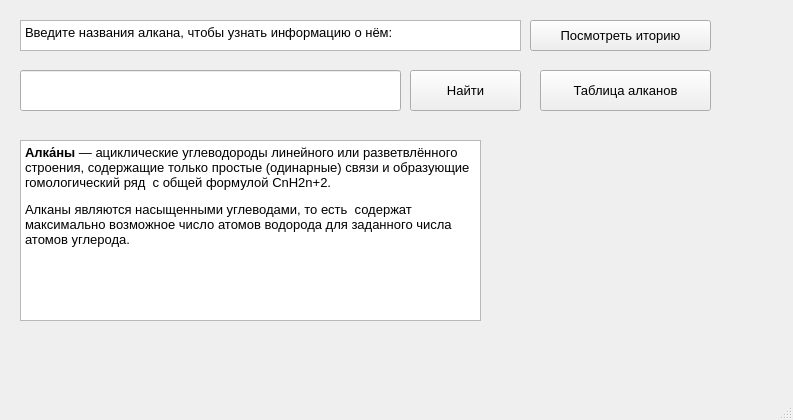
<?xml version="1.0" encoding="UTF-8"?>
<ui version="4.0">
 <class>MainWindow</class>
 <widget class="QMainWindow" name="MainWindow">
  <property name="geometry">
   <rect>
    <x>0</x>
    <y>0</y>
    <width>793</width>
    <height>420</height>
   </rect>
  </property>
  <property name="font">
   <font>
    <pointsize>10</pointsize>
   </font>
  </property>
  <property name="windowTitle">
   <string>Алканы</string>
  </property>
  <widget class="QWidget" name="centralwidget">
   <widget class="QPushButton" name="ButtonBeginning">
    <property name="geometry">
     <rect>
      <x>410</x>
      <y>70</y>
      <width>111</width>
      <height>41</height>
     </rect>
    </property>
    <property name="text">
     <string>Найти</string>
    </property>
   </widget>
   <widget class="QTextEdit" name="textEdit">
    <property name="geometry">
     <rect>
      <x>20</x>
      <y>20</y>
      <width>501</width>
      <height>31</height>
     </rect>
    </property>
    <property name="html">
     <string>&lt;!DOCTYPE HTML PUBLIC &quot;-//W3C//DTD HTML 4.0//EN&quot; &quot;http://www.w3.org/TR/REC-html40/strict.dtd&quot;&gt;
&lt;html&gt;&lt;head&gt;&lt;meta name=&quot;qrichtext&quot; content=&quot;1&quot; /&gt;&lt;style type=&quot;text/css&quot;&gt;
p, li { white-space: pre-wrap; }
&lt;/style&gt;&lt;/head&gt;&lt;body style=&quot; font-family:'MS Shell Dlg 2'; font-size:10pt; font-weight:400; font-style:normal;&quot;&gt;
&lt;p style=&quot; margin-top:0px; margin-bottom:0px; margin-left:0px; margin-right:0px; -qt-block-indent:0; text-indent:0px;&quot;&gt;Введите названия алкана, чтобы узнать информацию о нём:&lt;/p&gt;&lt;/body&gt;&lt;/html&gt;</string>
    </property>
   </widget>
   <widget class="QTextEdit" name="textEdit_2">
    <property name="geometry">
     <rect>
      <x>20</x>
      <y>140</y>
      <width>461</width>
      <height>181</height>
     </rect>
    </property>
    <property name="html">
     <string>&lt;!DOCTYPE HTML PUBLIC &quot;-//W3C//DTD HTML 4.0//EN&quot; &quot;http://www.w3.org/TR/REC-html40/strict.dtd&quot;&gt;
&lt;html&gt;&lt;head&gt;&lt;meta name=&quot;qrichtext&quot; content=&quot;1&quot; /&gt;&lt;style type=&quot;text/css&quot;&gt;
p, li { white-space: pre-wrap; }
&lt;/style&gt;&lt;/head&gt;&lt;body style=&quot; font-family:'MS Shell Dlg 2'; font-size:10pt; font-weight:400; font-style:normal;&quot;&gt;
&lt;p style=&quot; margin-top:0px; margin-bottom:0px; margin-left:0px; margin-right:0px; -qt-block-indent:0; text-indent:0px;&quot;&gt;&lt;span style=&quot; font-weight:600;&quot;&gt;Алка́ны&lt;/span&gt; — ациклические углеводороды линейного или разветвлённого строения, содержащие только простые (одинарные) связи и образующие гомологический ряд  с общей формулой CnH2n+2. &lt;/p&gt;
&lt;p style=&quot; margin-top:12px; margin-bottom:12px; margin-left:0px; margin-right:0px; -qt-block-indent:0; text-indent:0px;&quot;&gt;Алканы являются насыщенными углеводами, то есть  содержат максимально возможное число атомов водорода для заданного числа атомов углерода. &lt;/p&gt;&lt;/body&gt;&lt;/html&gt;</string>
    </property>
   </widget>
   <widget class="QLineEdit" name="VvodAlkana">
    <property name="geometry">
     <rect>
      <x>20</x>
      <y>70</y>
      <width>381</width>
      <height>41</height>
     </rect>
    </property>
    <property name="text">
     <string/>
    </property>
   </widget>
   <widget class="QLabel" name="neoPentan">
    <property name="geometry">
     <rect>
      <x>620</x>
      <y>130</y>
      <width>121</width>
      <height>71</height>
     </rect>
    </property>
    <property name="text">
     <string/>
    </property>
    <property name="pixmap">
     <pixmap>metan.png</pixmap>
    </property>
    <property name="scaledContents">
     <bool>true</bool>
    </property>
   </widget>
   <widget class="QLabel" name="propan">
    <property name="geometry">
     <rect>
      <x>490</x>
      <y>130</y>
      <width>121</width>
      <height>81</height>
     </rect>
    </property>
    <property name="text">
     <string/>
    </property>
    <property name="pixmap">
     <pixmap>propane.png</pixmap>
    </property>
    <property name="scaledContents">
     <bool>true</bool>
    </property>
   </widget>
   <widget class="QLabel" name="gifka">
    <property name="geometry">
     <rect>
      <x>520</x>
      <y>230</y>
      <width>221</width>
      <height>101</height>
     </rect>
    </property>
    <property name="text">
     <string/>
    </property>
    <property name="pixmap">
     <pixmap>eten.gif</pixmap>
    </property>
    <property name="scaledContents">
     <bool>true</bool>
    </property>
   </widget>
   <widget class="QPushButton" name="watching_history">
    <property name="geometry">
     <rect>
      <x>530</x>
      <y>20</y>
      <width>181</width>
      <height>31</height>
     </rect>
    </property>
    <property name="text">
     <string>Посмотреть иторию</string>
    </property>
   </widget>
   <widget class="QPushButton" name="ButtonBeginning_2">
    <property name="geometry">
     <rect>
      <x>540</x>
      <y>70</y>
      <width>171</width>
      <height>41</height>
     </rect>
    </property>
    <property name="text">
     <string>Таблица алканов</string>
    </property>
   </widget>
  </widget>
  <widget class="QMenuBar" name="menubar">
   <property name="geometry">
    <rect>
     <x>0</x>
     <y>0</y>
     <width>793</width>
     <height>29</height>
    </rect>
   </property>
  </widget>
  <widget class="QStatusBar" name="statusbar"/>
 </widget>
 <resources/>
 <connections/>
</ui>
